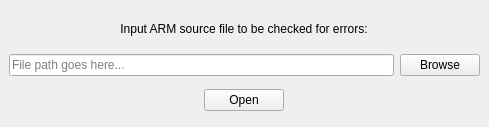
<?xml version="1.0" encoding="UTF-8"?>
<ui version="4.0">
 <class>MainWindow</class>
 <widget class="QMainWindow" name="MainWindow">
  <property name="geometry">
   <rect>
    <x>0</x>
    <y>0</y>
    <width>489</width>
    <height>127</height>
   </rect>
  </property>
  <property name="sizePolicy">
   <sizepolicy hsizetype="Fixed" vsizetype="Fixed">
    <horstretch>0</horstretch>
    <verstretch>0</verstretch>
   </sizepolicy>
  </property>
  <property name="windowTitle">
   <string>ARM Assembly Error Checker</string>
  </property>
  <property name="unifiedTitleAndToolBarOnMac">
   <bool>false</bool>
  </property>
  <widget class="QWidget" name="centralwidget">
   <property name="sizePolicy">
    <sizepolicy hsizetype="Preferred" vsizetype="Preferred">
     <horstretch>0</horstretch>
     <verstretch>0</verstretch>
    </sizepolicy>
   </property>
   <layout class="QVBoxLayout" name="verticalLayout_5">
    <item alignment="Qt::AlignmentFlag::AlignHCenter">
     <widget class="QLabel" name="label">
      <property name="enabled">
       <bool>true</bool>
      </property>
      <property name="sizePolicy">
       <sizepolicy hsizetype="MinimumExpanding" vsizetype="MinimumExpanding">
        <horstretch>0</horstretch>
        <verstretch>0</verstretch>
       </sizepolicy>
      </property>
      <property name="minimumSize">
       <size>
        <width>300</width>
        <height>25</height>
       </size>
      </property>
      <property name="maximumSize">
       <size>
        <width>300</width>
        <height>25</height>
       </size>
      </property>
      <property name="text">
       <string>Input ARM source file to be checked for errors:</string>
      </property>
      <property name="scaledContents">
       <bool>true</bool>
      </property>
      <property name="alignment">
       <set>Qt::AlignmentFlag::AlignCenter</set>
      </property>
     </widget>
    </item>
    <item>
     <layout class="QHBoxLayout" name="horizontalLayout">
      <property name="sizeConstraint">
       <enum>QLayout::SizeConstraint::SetDefaultConstraint</enum>
      </property>
      <item>
       <widget class="QLineEdit" name="lineEdit">
        <property name="placeholderText">
         <string>File path goes here...</string>
        </property>
       </widget>
      </item>
      <item>
       <widget class="QPushButton" name="pushButton_2">
        <property name="text">
         <string>Browse</string>
        </property>
       </widget>
      </item>
     </layout>
    </item>
    <item alignment="Qt::AlignmentFlag::AlignHCenter">
     <widget class="QPushButton" name="pushButton">
      <property name="text">
       <string>Open</string>
      </property>
     </widget>
    </item>
   </layout>
  </widget>
  <widget class="QMenuBar" name="menubar">
   <property name="geometry">
    <rect>
     <x>0</x>
     <y>0</y>
     <width>489</width>
     <height>22</height>
    </rect>
   </property>
  </widget>
 </widget>
 <resources/>
 <connections/>
</ui>
